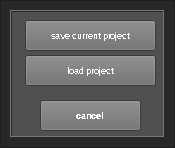
<?xml version="1.0" encoding="UTF-8"?>
<ui version="4.0">
 <class>Filemanager</class>
 <widget class="QWidget" name="Filemanager">
  <property name="windowModality">
   <enum>Qt::ApplicationModal</enum>
  </property>
  <property name="geometry">
   <rect>
    <x>0</x>
    <y>0</y>
    <width>175</width>
    <height>148</height>
   </rect>
  </property>
  <property name="palette">
   <palette>
    <active>
     <colorrole role="WindowText">
      <brush brushstyle="SolidPattern">
       <color alpha="255">
        <red>255</red>
        <green>255</green>
        <blue>255</blue>
       </color>
      </brush>
     </colorrole>
     <colorrole role="Button">
      <brush brushstyle="SolidPattern">
       <color alpha="255">
        <red>110</red>
        <green>110</green>
        <blue>110</blue>
       </color>
      </brush>
     </colorrole>
     <colorrole role="Light">
      <brush brushstyle="SolidPattern">
       <color alpha="255">
        <red>120</red>
        <green>120</green>
        <blue>120</blue>
       </color>
      </brush>
     </colorrole>
     <colorrole role="Midlight">
      <brush brushstyle="SolidPattern">
       <color alpha="255">
        <red>100</red>
        <green>100</green>
        <blue>100</blue>
       </color>
      </brush>
     </colorrole>
     <colorrole role="Dark">
      <brush brushstyle="SolidPattern">
       <color alpha="255">
        <red>40</red>
        <green>40</green>
        <blue>40</blue>
       </color>
      </brush>
     </colorrole>
     <colorrole role="Mid">
      <brush brushstyle="SolidPattern">
       <color alpha="255">
        <red>53</red>
        <green>53</green>
        <blue>53</blue>
       </color>
      </brush>
     </colorrole>
     <colorrole role="Text">
      <brush brushstyle="SolidPattern">
       <color alpha="255">
        <red>255</red>
        <green>255</green>
        <blue>255</blue>
       </color>
      </brush>
     </colorrole>
     <colorrole role="BrightText">
      <brush brushstyle="SolidPattern">
       <color alpha="255">
        <red>255</red>
        <green>255</green>
        <blue>255</blue>
       </color>
      </brush>
     </colorrole>
     <colorrole role="ButtonText">
      <brush brushstyle="SolidPattern">
       <color alpha="255">
        <red>255</red>
        <green>255</green>
        <blue>255</blue>
       </color>
      </brush>
     </colorrole>
     <colorrole role="Base">
      <brush brushstyle="SolidPattern">
       <color alpha="255">
        <red>0</red>
        <green>0</green>
        <blue>0</blue>
       </color>
      </brush>
     </colorrole>
     <colorrole role="Window">
      <brush brushstyle="SolidPattern">
       <color alpha="255">
        <red>40</red>
        <green>40</green>
        <blue>40</blue>
       </color>
      </brush>
     </colorrole>
     <colorrole role="Shadow">
      <brush brushstyle="SolidPattern">
       <color alpha="255">
        <red>0</red>
        <green>0</green>
        <blue>0</blue>
       </color>
      </brush>
     </colorrole>
     <colorrole role="Highlight">
      <brush brushstyle="SolidPattern">
       <color alpha="255">
        <red>170</red>
        <green>0</green>
        <blue>0</blue>
       </color>
      </brush>
     </colorrole>
     <colorrole role="AlternateBase">
      <brush brushstyle="SolidPattern">
       <color alpha="255">
        <red>40</red>
        <green>40</green>
        <blue>40</blue>
       </color>
      </brush>
     </colorrole>
     <colorrole role="ToolTipBase">
      <brush brushstyle="SolidPattern">
       <color alpha="255">
        <red>255</red>
        <green>255</green>
        <blue>220</blue>
       </color>
      </brush>
     </colorrole>
     <colorrole role="ToolTipText">
      <brush brushstyle="SolidPattern">
       <color alpha="255">
        <red>0</red>
        <green>0</green>
        <blue>0</blue>
       </color>
      </brush>
     </colorrole>
    </active>
    <inactive>
     <colorrole role="WindowText">
      <brush brushstyle="SolidPattern">
       <color alpha="255">
        <red>255</red>
        <green>255</green>
        <blue>255</blue>
       </color>
      </brush>
     </colorrole>
     <colorrole role="Button">
      <brush brushstyle="SolidPattern">
       <color alpha="255">
        <red>110</red>
        <green>110</green>
        <blue>110</blue>
       </color>
      </brush>
     </colorrole>
     <colorrole role="Light">
      <brush brushstyle="SolidPattern">
       <color alpha="255">
        <red>120</red>
        <green>120</green>
        <blue>120</blue>
       </color>
      </brush>
     </colorrole>
     <colorrole role="Midlight">
      <brush brushstyle="SolidPattern">
       <color alpha="255">
        <red>100</red>
        <green>100</green>
        <blue>100</blue>
       </color>
      </brush>
     </colorrole>
     <colorrole role="Dark">
      <brush brushstyle="SolidPattern">
       <color alpha="255">
        <red>40</red>
        <green>40</green>
        <blue>40</blue>
       </color>
      </brush>
     </colorrole>
     <colorrole role="Mid">
      <brush brushstyle="SolidPattern">
       <color alpha="255">
        <red>53</red>
        <green>53</green>
        <blue>53</blue>
       </color>
      </brush>
     </colorrole>
     <colorrole role="Text">
      <brush brushstyle="SolidPattern">
       <color alpha="255">
        <red>255</red>
        <green>255</green>
        <blue>255</blue>
       </color>
      </brush>
     </colorrole>
     <colorrole role="BrightText">
      <brush brushstyle="SolidPattern">
       <color alpha="255">
        <red>255</red>
        <green>255</green>
        <blue>255</blue>
       </color>
      </brush>
     </colorrole>
     <colorrole role="ButtonText">
      <brush brushstyle="SolidPattern">
       <color alpha="255">
        <red>255</red>
        <green>255</green>
        <blue>255</blue>
       </color>
      </brush>
     </colorrole>
     <colorrole role="Base">
      <brush brushstyle="SolidPattern">
       <color alpha="255">
        <red>0</red>
        <green>0</green>
        <blue>0</blue>
       </color>
      </brush>
     </colorrole>
     <colorrole role="Window">
      <brush brushstyle="SolidPattern">
       <color alpha="255">
        <red>40</red>
        <green>40</green>
        <blue>40</blue>
       </color>
      </brush>
     </colorrole>
     <colorrole role="Shadow">
      <brush brushstyle="SolidPattern">
       <color alpha="255">
        <red>0</red>
        <green>0</green>
        <blue>0</blue>
       </color>
      </brush>
     </colorrole>
     <colorrole role="Highlight">
      <brush brushstyle="SolidPattern">
       <color alpha="255">
        <red>170</red>
        <green>0</green>
        <blue>0</blue>
       </color>
      </brush>
     </colorrole>
     <colorrole role="AlternateBase">
      <brush brushstyle="SolidPattern">
       <color alpha="255">
        <red>40</red>
        <green>40</green>
        <blue>40</blue>
       </color>
      </brush>
     </colorrole>
     <colorrole role="ToolTipBase">
      <brush brushstyle="SolidPattern">
       <color alpha="255">
        <red>255</red>
        <green>255</green>
        <blue>220</blue>
       </color>
      </brush>
     </colorrole>
     <colorrole role="ToolTipText">
      <brush brushstyle="SolidPattern">
       <color alpha="255">
        <red>0</red>
        <green>0</green>
        <blue>0</blue>
       </color>
      </brush>
     </colorrole>
    </inactive>
    <disabled>
     <colorrole role="WindowText">
      <brush brushstyle="SolidPattern">
       <color alpha="255">
        <red>40</red>
        <green>40</green>
        <blue>40</blue>
       </color>
      </brush>
     </colorrole>
     <colorrole role="Button">
      <brush brushstyle="SolidPattern">
       <color alpha="255">
        <red>110</red>
        <green>110</green>
        <blue>110</blue>
       </color>
      </brush>
     </colorrole>
     <colorrole role="Light">
      <brush brushstyle="SolidPattern">
       <color alpha="255">
        <red>120</red>
        <green>120</green>
        <blue>120</blue>
       </color>
      </brush>
     </colorrole>
     <colorrole role="Midlight">
      <brush brushstyle="SolidPattern">
       <color alpha="255">
        <red>100</red>
        <green>100</green>
        <blue>100</blue>
       </color>
      </brush>
     </colorrole>
     <colorrole role="Dark">
      <brush brushstyle="SolidPattern">
       <color alpha="255">
        <red>40</red>
        <green>40</green>
        <blue>40</blue>
       </color>
      </brush>
     </colorrole>
     <colorrole role="Mid">
      <brush brushstyle="SolidPattern">
       <color alpha="255">
        <red>53</red>
        <green>53</green>
        <blue>53</blue>
       </color>
      </brush>
     </colorrole>
     <colorrole role="Text">
      <brush brushstyle="SolidPattern">
       <color alpha="255">
        <red>40</red>
        <green>40</green>
        <blue>40</blue>
       </color>
      </brush>
     </colorrole>
     <colorrole role="BrightText">
      <brush brushstyle="SolidPattern">
       <color alpha="255">
        <red>255</red>
        <green>255</green>
        <blue>255</blue>
       </color>
      </brush>
     </colorrole>
     <colorrole role="ButtonText">
      <brush brushstyle="SolidPattern">
       <color alpha="255">
        <red>40</red>
        <green>40</green>
        <blue>40</blue>
       </color>
      </brush>
     </colorrole>
     <colorrole role="Base">
      <brush brushstyle="SolidPattern">
       <color alpha="255">
        <red>40</red>
        <green>40</green>
        <blue>40</blue>
       </color>
      </brush>
     </colorrole>
     <colorrole role="Window">
      <brush brushstyle="SolidPattern">
       <color alpha="255">
        <red>40</red>
        <green>40</green>
        <blue>40</blue>
       </color>
      </brush>
     </colorrole>
     <colorrole role="Shadow">
      <brush brushstyle="SolidPattern">
       <color alpha="255">
        <red>0</red>
        <green>0</green>
        <blue>0</blue>
       </color>
      </brush>
     </colorrole>
     <colorrole role="Highlight">
      <brush brushstyle="SolidPattern">
       <color alpha="255">
        <red>217</red>
        <green>217</green>
        <blue>217</blue>
       </color>
      </brush>
     </colorrole>
     <colorrole role="AlternateBase">
      <brush brushstyle="SolidPattern">
       <color alpha="255">
        <red>80</red>
        <green>80</green>
        <blue>80</blue>
       </color>
      </brush>
     </colorrole>
     <colorrole role="ToolTipBase">
      <brush brushstyle="SolidPattern">
       <color alpha="255">
        <red>255</red>
        <green>255</green>
        <blue>220</blue>
       </color>
      </brush>
     </colorrole>
     <colorrole role="ToolTipText">
      <brush brushstyle="SolidPattern">
       <color alpha="255">
        <red>0</red>
        <green>0</green>
        <blue>0</blue>
       </color>
      </brush>
     </colorrole>
    </disabled>
   </palette>
  </property>
  <property name="font">
   <font>
    <family>Tahoma</family>
    <pointsize>7</pointsize>
    <stylestrategy>NoAntialias</stylestrategy>
    <kerning>false</kerning>
   </font>
  </property>
  <property name="windowTitle">
   <string>CYTHAR project manager</string>
  </property>
  <property name="windowIcon">
   <iconset>
    <normaloff>images/cythar_logo.ico</normaloff>images/cythar_logo.ico</iconset>
  </property>
  <layout class="QVBoxLayout" name="verticalLayout">
   <property name="margin">
    <number>0</number>
   </property>
   <item>
    <widget class="QScrollArea" name="scrollArea">
     <property name="palette">
      <palette>
       <active>
        <colorrole role="WindowText">
         <brush brushstyle="SolidPattern">
          <color alpha="255">
           <red>255</red>
           <green>251</green>
           <blue>251</blue>
          </color>
         </brush>
        </colorrole>
        <colorrole role="Text">
         <brush brushstyle="SolidPattern">
          <color alpha="255">
           <red>255</red>
           <green>255</green>
           <blue>255</blue>
          </color>
         </brush>
        </colorrole>
        <colorrole role="ButtonText">
         <brush brushstyle="SolidPattern">
          <color alpha="255">
           <red>255</red>
           <green>255</green>
           <blue>255</blue>
          </color>
         </brush>
        </colorrole>
       </active>
       <inactive>
        <colorrole role="WindowText">
         <brush brushstyle="SolidPattern">
          <color alpha="255">
           <red>255</red>
           <green>251</green>
           <blue>251</blue>
          </color>
         </brush>
        </colorrole>
        <colorrole role="Text">
         <brush brushstyle="SolidPattern">
          <color alpha="255">
           <red>255</red>
           <green>255</green>
           <blue>255</blue>
          </color>
         </brush>
        </colorrole>
        <colorrole role="ButtonText">
         <brush brushstyle="SolidPattern">
          <color alpha="255">
           <red>255</red>
           <green>255</green>
           <blue>255</blue>
          </color>
         </brush>
        </colorrole>
       </inactive>
       <disabled>
        <colorrole role="WindowText">
         <brush brushstyle="SolidPattern">
          <color alpha="255">
           <red>40</red>
           <green>40</green>
           <blue>40</blue>
          </color>
         </brush>
        </colorrole>
        <colorrole role="Text">
         <brush brushstyle="SolidPattern">
          <color alpha="255">
           <red>40</red>
           <green>40</green>
           <blue>40</blue>
          </color>
         </brush>
        </colorrole>
        <colorrole role="ButtonText">
         <brush brushstyle="SolidPattern">
          <color alpha="255">
           <red>40</red>
           <green>40</green>
           <blue>40</blue>
          </color>
         </brush>
        </colorrole>
       </disabled>
      </palette>
     </property>
     <property name="widgetResizable">
      <bool>true</bool>
     </property>
     <property name="alignment">
      <set>Qt::AlignCenter</set>
     </property>
     <widget class="QWidget" name="scrollAreaWidgetContents">
      <property name="geometry">
       <rect>
        <x>0</x>
        <y>0</y>
        <width>169</width>
        <height>142</height>
       </rect>
      </property>
      <layout class="QGridLayout" name="gridLayout_2">
       <item row="0" column="0">
        <layout class="QGridLayout" name="gridLayout">
         <property name="sizeConstraint">
          <enum>QLayout::SetNoConstraint</enum>
         </property>
         <property name="spacing">
          <number>0</number>
         </property>
         <item row="0" column="0">
          <widget class="QFrame" name="frame_carrier">
           <property name="palette">
            <palette>
             <active>
              <colorrole role="Base">
               <brush brushstyle="SolidPattern">
                <color alpha="255">
                 <red>0</red>
                 <green>0</green>
                 <blue>0</blue>
                </color>
               </brush>
              </colorrole>
              <colorrole role="Window">
               <brush brushstyle="SolidPattern">
                <color alpha="255">
                 <red>80</red>
                 <green>80</green>
                 <blue>80</blue>
                </color>
               </brush>
              </colorrole>
             </active>
             <inactive>
              <colorrole role="Base">
               <brush brushstyle="SolidPattern">
                <color alpha="255">
                 <red>0</red>
                 <green>0</green>
                 <blue>0</blue>
                </color>
               </brush>
              </colorrole>
              <colorrole role="Window">
               <brush brushstyle="SolidPattern">
                <color alpha="255">
                 <red>80</red>
                 <green>80</green>
                 <blue>80</blue>
                </color>
               </brush>
              </colorrole>
             </inactive>
             <disabled>
              <colorrole role="Base">
               <brush brushstyle="SolidPattern">
                <color alpha="255">
                 <red>80</red>
                 <green>80</green>
                 <blue>80</blue>
                </color>
               </brush>
              </colorrole>
              <colorrole role="Window">
               <brush brushstyle="SolidPattern">
                <color alpha="255">
                 <red>80</red>
                 <green>80</green>
                 <blue>80</blue>
                </color>
               </brush>
              </colorrole>
             </disabled>
            </palette>
           </property>
           <property name="autoFillBackground">
            <bool>true</bool>
           </property>
           <property name="styleSheet">
            <string notr="true"/>
           </property>
           <property name="frameShape">
            <enum>QFrame::Box</enum>
           </property>
           <property name="frameShadow">
            <enum>QFrame::Raised</enum>
           </property>
           <property name="lineWidth">
            <number>1</number>
           </property>
           <widget class="QPushButton" name="pb_save">
            <property name="geometry">
             <rect>
              <x>15</x>
              <y>10</y>
              <width>131</width>
              <height>31</height>
             </rect>
            </property>
            <property name="palette">
             <palette>
              <active>
               <colorrole role="Button">
                <brush brushstyle="SolidPattern">
                 <color alpha="255">
                  <red>110</red>
                  <green>110</green>
                  <blue>110</blue>
                 </color>
                </brush>
               </colorrole>
               <colorrole role="ButtonText">
                <brush brushstyle="SolidPattern">
                 <color alpha="255">
                  <red>255</red>
                  <green>255</green>
                  <blue>255</blue>
                 </color>
                </brush>
               </colorrole>
              </active>
              <inactive>
               <colorrole role="Button">
                <brush brushstyle="SolidPattern">
                 <color alpha="255">
                  <red>110</red>
                  <green>110</green>
                  <blue>110</blue>
                 </color>
                </brush>
               </colorrole>
               <colorrole role="ButtonText">
                <brush brushstyle="SolidPattern">
                 <color alpha="255">
                  <red>255</red>
                  <green>255</green>
                  <blue>255</blue>
                 </color>
                </brush>
               </colorrole>
              </inactive>
              <disabled>
               <colorrole role="Button">
                <brush brushstyle="SolidPattern">
                 <color alpha="255">
                  <red>110</red>
                  <green>110</green>
                  <blue>110</blue>
                 </color>
                </brush>
               </colorrole>
               <colorrole role="ButtonText">
                <brush brushstyle="SolidPattern">
                 <color alpha="255">
                  <red>40</red>
                  <green>40</green>
                  <blue>40</blue>
                 </color>
                </brush>
               </colorrole>
              </disabled>
             </palette>
            </property>
            <property name="font">
             <font>
              <family>MS Sans Serif</family>
              <pointsize>7</pointsize>
             </font>
            </property>
            <property name="text">
             <string>save current project</string>
            </property>
           </widget>
           <widget class="QPushButton" name="pb_load">
            <property name="geometry">
             <rect>
              <x>15</x>
              <y>45</y>
              <width>131</width>
              <height>31</height>
             </rect>
            </property>
            <property name="palette">
             <palette>
              <active>
               <colorrole role="Button">
                <brush brushstyle="SolidPattern">
                 <color alpha="255">
                  <red>110</red>
                  <green>110</green>
                  <blue>110</blue>
                 </color>
                </brush>
               </colorrole>
               <colorrole role="ButtonText">
                <brush brushstyle="SolidPattern">
                 <color alpha="255">
                  <red>255</red>
                  <green>255</green>
                  <blue>255</blue>
                 </color>
                </brush>
               </colorrole>
              </active>
              <inactive>
               <colorrole role="Button">
                <brush brushstyle="SolidPattern">
                 <color alpha="255">
                  <red>110</red>
                  <green>110</green>
                  <blue>110</blue>
                 </color>
                </brush>
               </colorrole>
               <colorrole role="ButtonText">
                <brush brushstyle="SolidPattern">
                 <color alpha="255">
                  <red>255</red>
                  <green>255</green>
                  <blue>255</blue>
                 </color>
                </brush>
               </colorrole>
              </inactive>
              <disabled>
               <colorrole role="Button">
                <brush brushstyle="SolidPattern">
                 <color alpha="255">
                  <red>110</red>
                  <green>110</green>
                  <blue>110</blue>
                 </color>
                </brush>
               </colorrole>
               <colorrole role="ButtonText">
                <brush brushstyle="SolidPattern">
                 <color alpha="255">
                  <red>40</red>
                  <green>40</green>
                  <blue>40</blue>
                 </color>
                </brush>
               </colorrole>
              </disabled>
             </palette>
            </property>
            <property name="font">
             <font>
              <family>MS Sans Serif</family>
              <pointsize>7</pointsize>
             </font>
            </property>
            <property name="text">
             <string>load project</string>
            </property>
           </widget>
           <widget class="QPushButton" name="pb_cancel">
            <property name="geometry">
             <rect>
              <x>30</x>
              <y>90</y>
              <width>101</width>
              <height>31</height>
             </rect>
            </property>
            <property name="palette">
             <palette>
              <active>
               <colorrole role="Button">
                <brush brushstyle="SolidPattern">
                 <color alpha="255">
                  <red>110</red>
                  <green>110</green>
                  <blue>110</blue>
                 </color>
                </brush>
               </colorrole>
               <colorrole role="ButtonText">
                <brush brushstyle="SolidPattern">
                 <color alpha="255">
                  <red>255</red>
                  <green>255</green>
                  <blue>255</blue>
                 </color>
                </brush>
               </colorrole>
              </active>
              <inactive>
               <colorrole role="Button">
                <brush brushstyle="SolidPattern">
                 <color alpha="255">
                  <red>110</red>
                  <green>110</green>
                  <blue>110</blue>
                 </color>
                </brush>
               </colorrole>
               <colorrole role="ButtonText">
                <brush brushstyle="SolidPattern">
                 <color alpha="255">
                  <red>255</red>
                  <green>255</green>
                  <blue>255</blue>
                 </color>
                </brush>
               </colorrole>
              </inactive>
              <disabled>
               <colorrole role="Button">
                <brush brushstyle="SolidPattern">
                 <color alpha="255">
                  <red>110</red>
                  <green>110</green>
                  <blue>110</blue>
                 </color>
                </brush>
               </colorrole>
               <colorrole role="ButtonText">
                <brush brushstyle="SolidPattern">
                 <color alpha="255">
                  <red>40</red>
                  <green>40</green>
                  <blue>40</blue>
                 </color>
                </brush>
               </colorrole>
              </disabled>
             </palette>
            </property>
            <property name="font">
             <font>
              <family>MS Sans Serif</family>
              <pointsize>7</pointsize>
              <weight>75</weight>
              <bold>true</bold>
             </font>
            </property>
            <property name="text">
             <string>cancel</string>
            </property>
           </widget>
          </widget>
         </item>
        </layout>
       </item>
      </layout>
     </widget>
    </widget>
   </item>
  </layout>
 </widget>
 <resources/>
 <connections/>
</ui>
